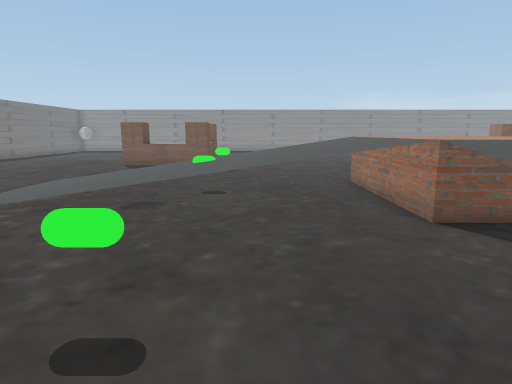
[1] (above)

24 first-person views from a walk through a Unity game level. The camera is 1.5 m above the floor, tilts 10° down and sees 75° across. The floor is counted in squares, 1 m on a side. Each view is taken from the middle of a square. On the plan, view 1 faces up. The plan holds only what a view shows up to about 15 squares ahead; the rest is blank. The place goes on beyond the plan. The player character is not drawn. Some surface patterns are stand-ins.

[2]
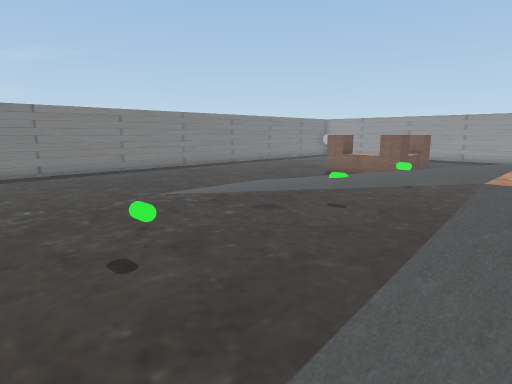

[3]
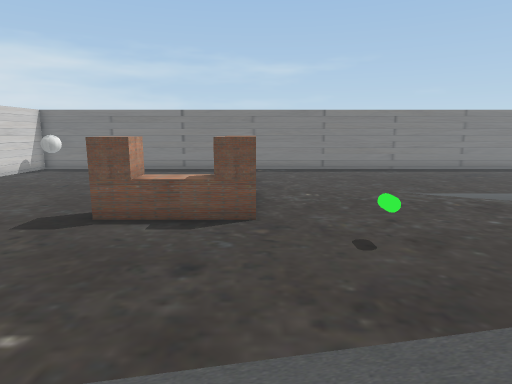

[4]
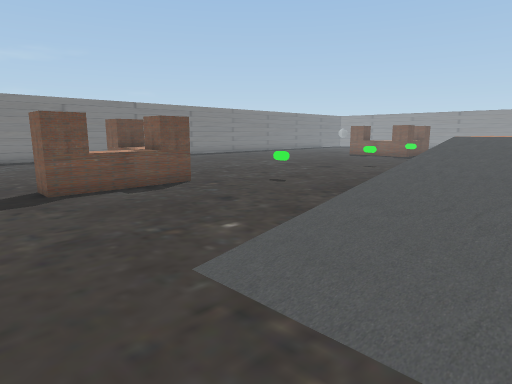

[5]
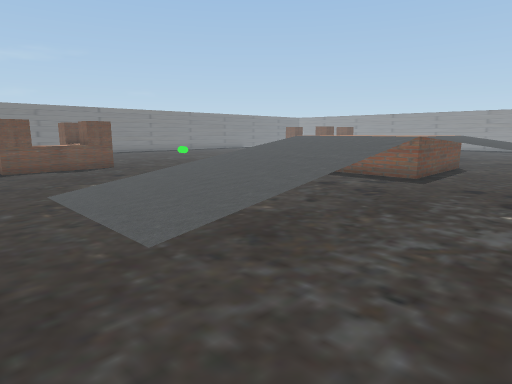

[6]
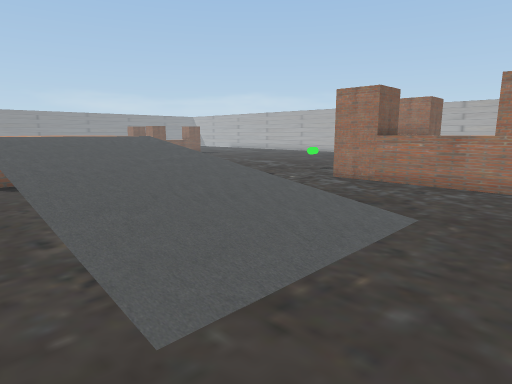

[7]
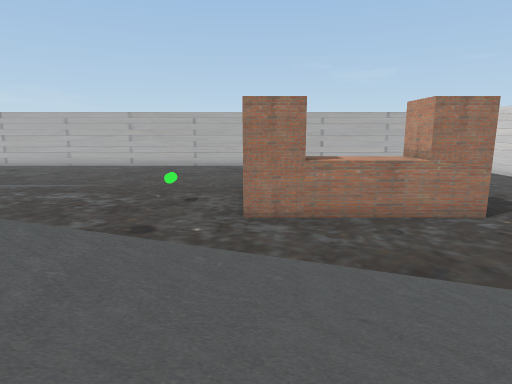

[8]
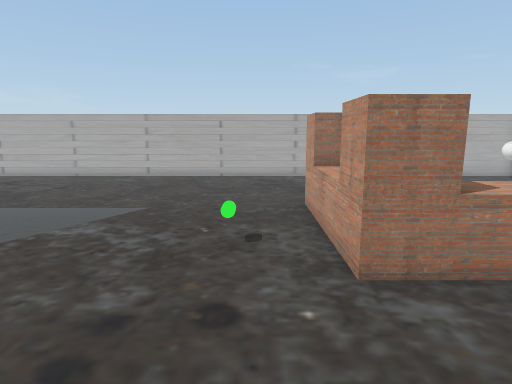

[9]
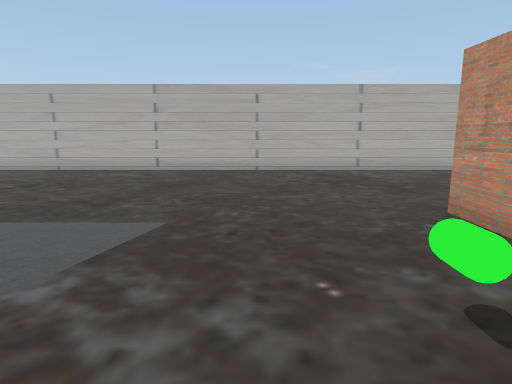

[10]
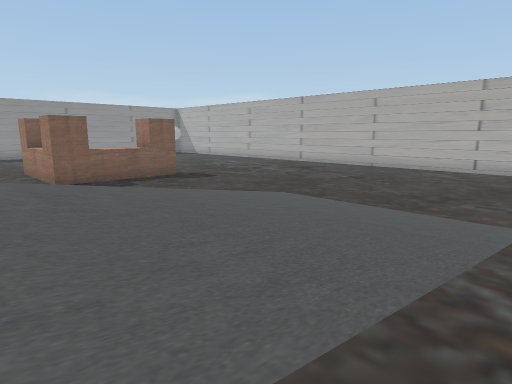

[11]
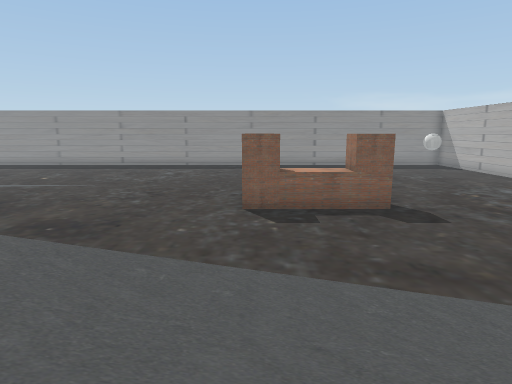

[12]
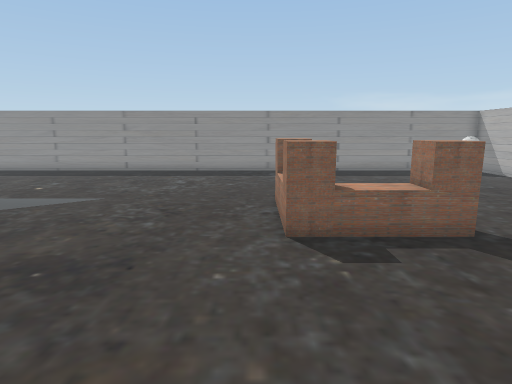

[13]
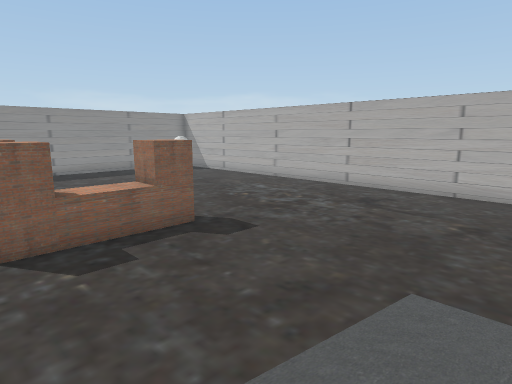

[14]
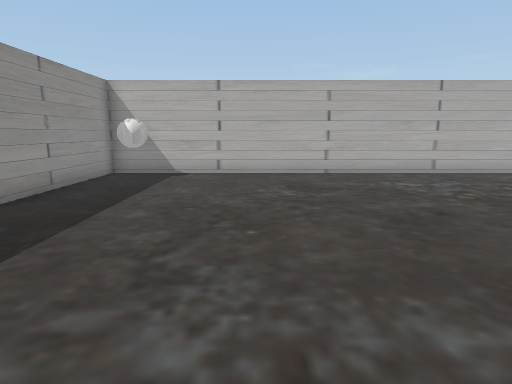

[15]
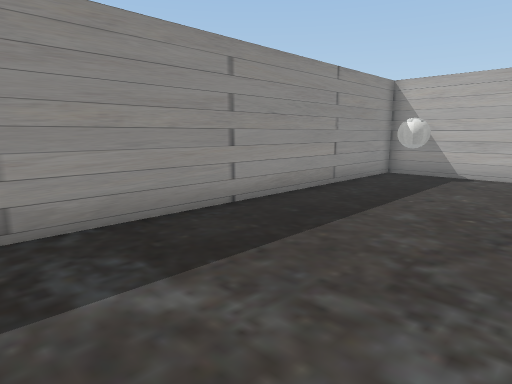

[16]
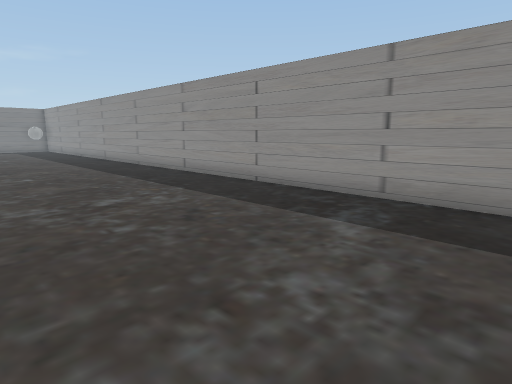

[17]
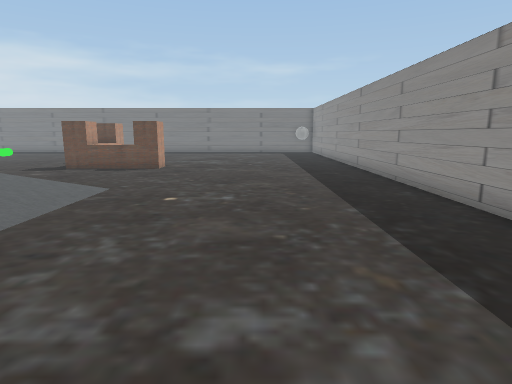

[18]
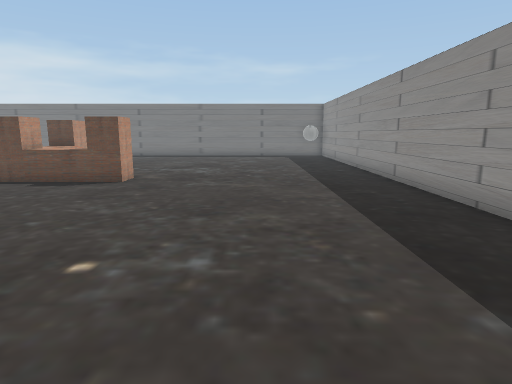

[19]
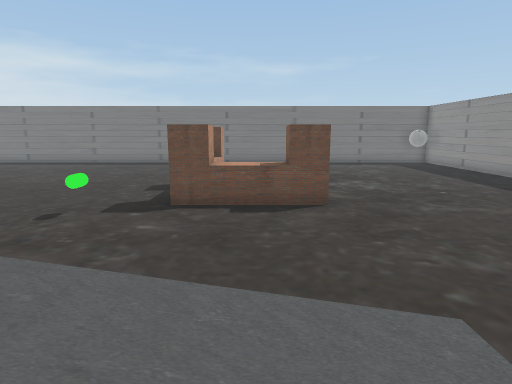

[20]
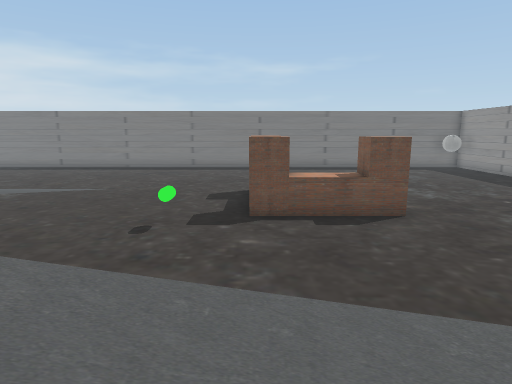

[21]
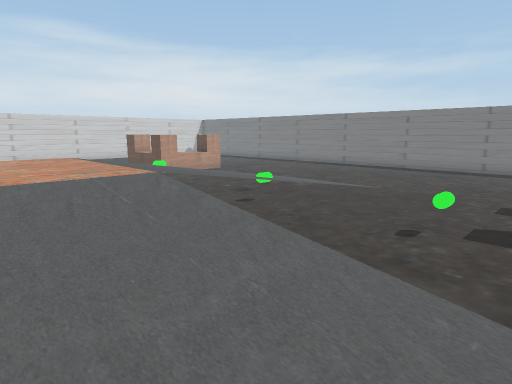

[22]
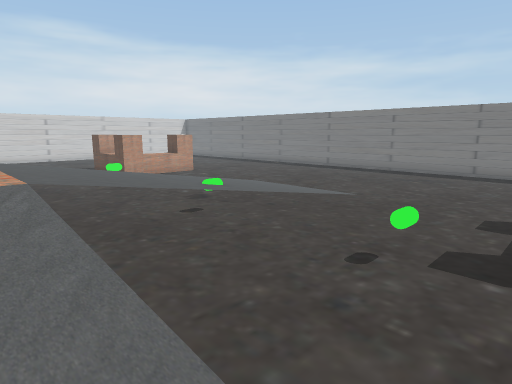

[23]
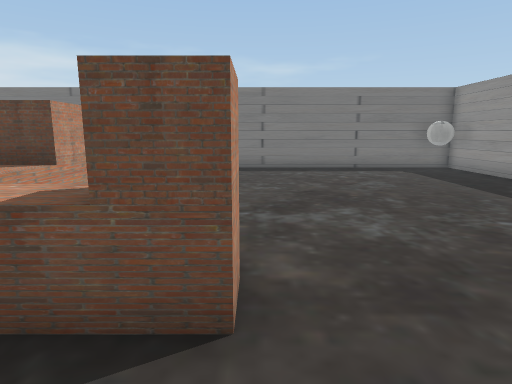

[24]
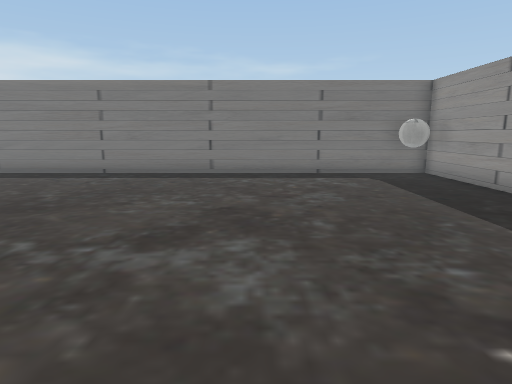

### Floor plan
Key: @ floor where view 1 was taken; # wall or solid block; . main floor; : floor 1.25 m higher than the main floor; + floor 1.5 m higher than the main floor; / step, stairs or slope; = window, fence, low wall or low ledge; ^ raised ledge; O other object.
Columns run from 15 left of view 1 to 26 right of it. Each row starts with its distance up from view 1.
 29 ##########################################
 28 #O......................................O#
 27 #OO....................................OO#
 26 #........................................#
 25 #........................................#
 24 #........................................#
 23 #........................................#
 22 #........................................#
 21 #........................................#
 20 #...........O................O...........#
 19 #.......... OO....//////.....OO  ........#
 18 #........   OO....//////.....O    .......#
 17 #........OOOOO....// ///.....OOOO........#
 16 #........ O  O....=/ ///.....OOOOO.......#
 15 #.................=//  /.................#
 14 #............OO...#/// /.................#
 13 #.................#///  .................#
 12 # ................#///  .................#
 11    ...............#::  :..   ............#
 10     ......////////+++  +/ //////.........#
  9      .....////////+++  +////////.........#
  8      .....////////+++  +////////.........#
  7      .....////////+++  +////////.........#
  6     ......////////++++++////////.........#
  5    ...............#:::: .................#
  4   ................#/////.................#
  3 #............OO...#/////.....O...........#
  2  .................#/////.................#
  1      .............=/////.................#
  0       .. O  O..@..=/////...OOO^^OO.......#
 -1         OOOOO.....//////...OOO  OO ......#
 -2            OO.....//////...^^^       ....#
 -3     .....  OO.....//////...^^^         ..#
 -4     .......OO..............OO.           #
 -5           .................O O
 -6           ....   ..... .....O

Where each view was taken, in squares from view 1:
view 1: 0 up, 0 right, facing up
view 2: 0 up, 4 right, facing up-left
view 3: 0 up, 5 right, facing left
view 4: 6 down, 6 right, facing up-left
view 5: 6 down, 12 right, facing up-left
view 6: 6 down, 2 right, facing up-right
view 7: 0 up, 4 right, facing right
view 8: 2 up, 7 right, facing right
view 9: 4 up, 12 right, facing right
view 10: 5 up, 11 right, facing up-right
view 11: 7 up, 14 right, facing up
view 12: 9 up, 13 right, facing up
view 13: 9 up, 13 right, facing up-right
view 14: 23 up, 13 right, facing right
view 15: 23 up, 13 right, facing up-right
view 16: 21 up, 17 right, facing up-left
view 17: 24 up, 12 right, facing left
view 18: 24 up, 8 right, facing left
view 19: 18 up, 6 right, facing left
view 20: 16 up, 6 right, facing left
view 21: 16 up, 6 right, facing down-left
view 22: 16 up, 4 right, facing down-left
view 23: 20 up, 0 right, facing left
view 24: 22 up, 2 left, facing left
